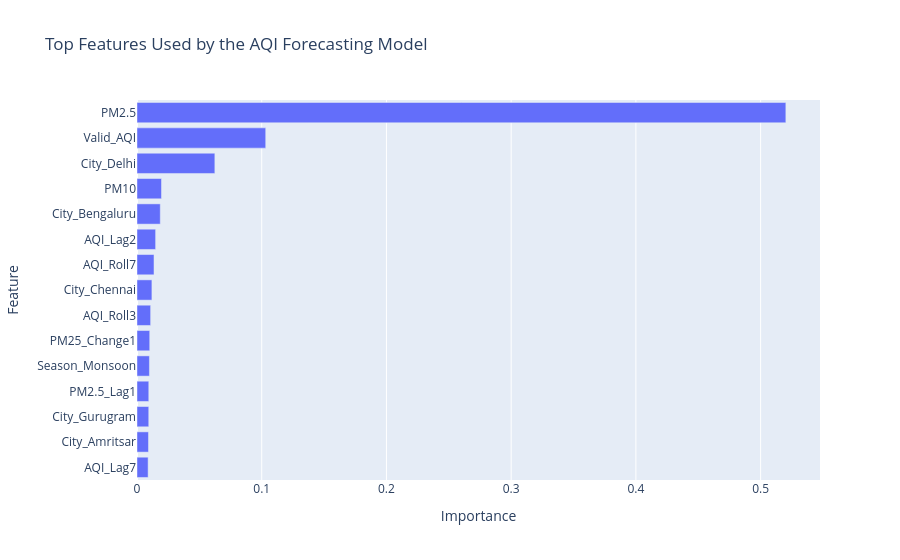

The notebook cell this image was saved under:
### Code cell
import plotly.express as px

top_features = importance_df.head(15)

fig = px.bar(
    top_features,
    x="Importance",
    y="Feature",
    orientation="h",
    title="Top Features Used by the AQI Forecasting Model"
)

fig.update_yaxes(
    categoryorder="total ascending"
)

fig.show()

### Figure 1 — Plotly figure (JSON) as saved in the notebook; plotly's stock layout.template omitted (floating-point values rounded to 4 significant figures)
{"data": [{"hovertemplate": "Importance=%{x}<br>Feature=%{y}<extra></extra>", "legendgroup": "", "marker": {"color": "#636efa", "pattern": {"shape": ""}}, "name": "", "orientation": "h", "showlegend": false, "textposition": "auto", "type": "bar", "x": [0.5202, 0.1032, 0.06241, 0.01963, 0.01866, 0.01493, 0.01362, 0.01195, 0.01093, 0.0102, 0.009963, 0.009441, 0.009421, 0.009197, 0.008919], "xaxis": "x", "y": ["PM2.5", "Valid_AQI", "City_Delhi", "PM10", "City_Bengaluru", "AQI_Lag2", "AQI_Roll7", "City_Chennai", "AQI_Roll3", "PM25_Change1", "Season_Monsoon", "PM2.5_Lag1", "City_Gurugram", "City_Amritsar", "AQI_Lag7"], "yaxis": "y"}], "layout": {"barmode": "relative", "legend": {"tracegroupgap": 0}, "title": {"text": "Top Features Used by the AQI Forecasting Model"}, "xaxis": {"anchor": "y", "domain": [0, 1], "title": {"text": "Importance"}}, "yaxis": {"anchor": "x", "categoryorder": "total ascending", "domain": [0, 1], "title": {"text": "Feature"}}}}
